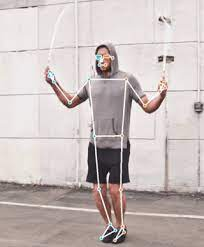
#> input picture Examples/BodyDetect/body.jpg, 204 x 247 px, given in place of the camera
$ python StackImageExample.py
#> lines starting #> are read from the running program, lines starting #| are printed output that depends on the picture
import cv2
import cvzone

# Initialize camera capture
cap = cv2.VideoCapture(0)  # Try index 0 or 1 if 2 doesn't work

# Check if the camera is opened successfully
if not cap.isOpened():
    print("Error: Could not open camera.")
    exit()

# Start an infinite loop to continually capture frames
while True:
    # Read image frame from camera
    success, img = cap.read()
#> img is the input picture: shape (247, 204, 3); mean B, G, R 188, 189.2, 200.2

    # Check if the frame was successfully captured
    if not success or img is None:
        print("Error: Failed to capture frame.")
        break

    # Convert the image to grayscale
    imgGray = cv2.cvtColor(img, cv2.COLOR_BGR2GRAY)
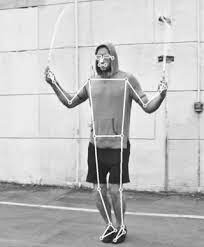
#> imgGray: shape (247, 204); min 2, max 255, mean 192.4

    # Resize the image to be smaller (0.1x of original size)
    imgSmall = cv2.resize(img, (0, 0), None, 0.1, 0.1)
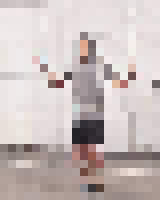
#> imgSmall: shape (25, 20, 3) (shown 8 times larger); mean B, G, R 188.3, 189.4, 200.9

    # Resize the image to be larger (3x of original size)
    imgBig = cv2.resize(img, (0, 0), None, 3, 3)
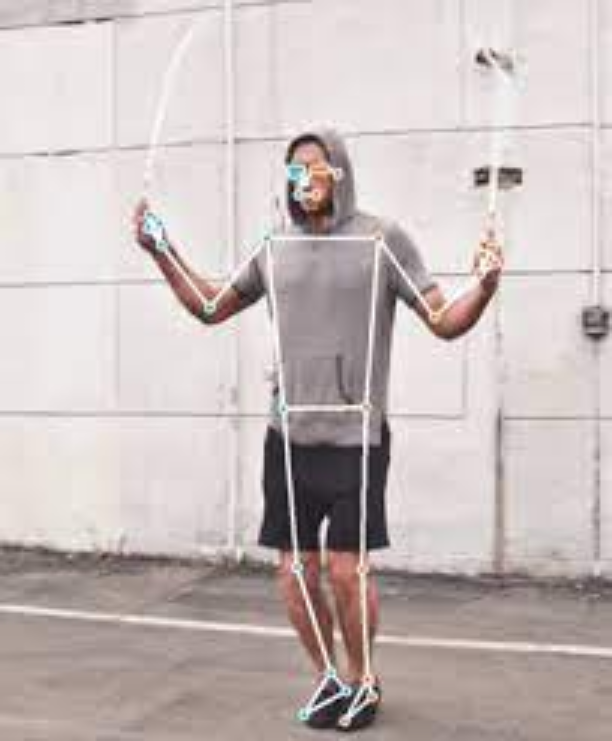
#> imgBig: shape (741, 612, 3); mean B, G, R 188, 189.1, 200.1

    # Apply Canny edge detection on the grayscale image
    imgCanny = cv2.Canny(imgGray, 50, 150)
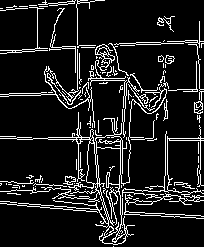
#> imgCanny: shape (247, 204); 11.6% white in thin lines or dots

    # Convert the image to HSV color space
    imgHSV = cv2.cvtColor(img, cv2.COLOR_BGR2HSV)
#> imgHSV: shape (247, 204, 3); mean H, S, V 81.1, 19.6, 200.4

    # Create a list of all processed images
    imgList = [img, imgGray, imgCanny, imgSmall, imgBig, imgHSV,
               img, imgGray, imgCanny, imgSmall, imgBig, imgHSV,
               img, imgGray, imgCanny, imgSmall, imgBig, imgHSV,
               img, imgGray, imgCanny, imgSmall, imgBig, imgHSV,
               img, imgGray, imgCanny, imgSmall, imgBig, imgHSV,
               img, imgGray, imgCanny, imgSmall, imgBig, imgHSV,
               img, imgGray, imgCanny, imgSmall, imgBig, imgHSV,
               img, imgGray, imgCanny, imgSmall, imgBig, imgHSV,
               ]

    # Stack the images together using cvzone's stackImages function
    stackedImg = cvzone.stackImages(imgList, cols=10, scale=0.2)
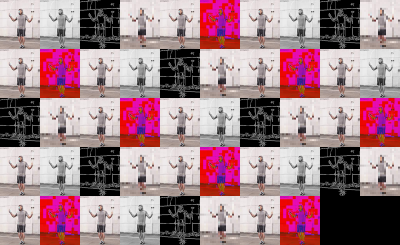
#> stackedImg: shape (245, 400, 3); mean of channels 0, 1, 2 138.8, 129.5, 163.8; drawn as B, G, R

    # Display the stacked images
    cv2.imshow("stackedImg", stackedImg)

    # Wait for 1 millisecond; this also allows for keyboard inputs
    if cv2.waitKey(1) & 0xFF == ord('q'):  # Press 'q' to exit
#> (key q is pressed here)
        break

# Release the camera and close all OpenCV windows
cap.release()
cv2.destroyAllWindows()
